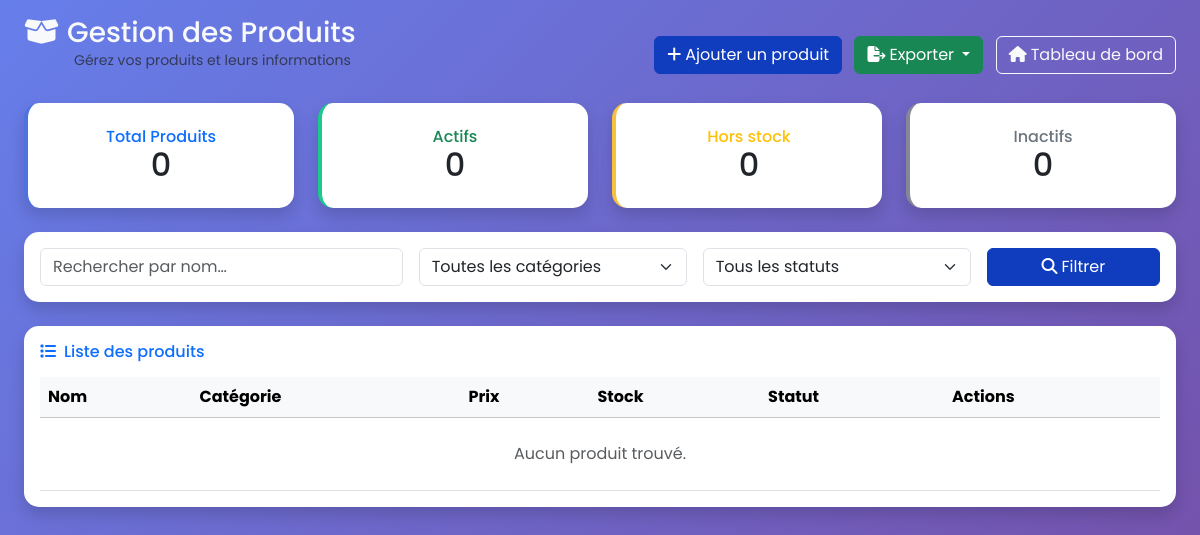
Before: /accounts/products/ (signed in) with the older database file.
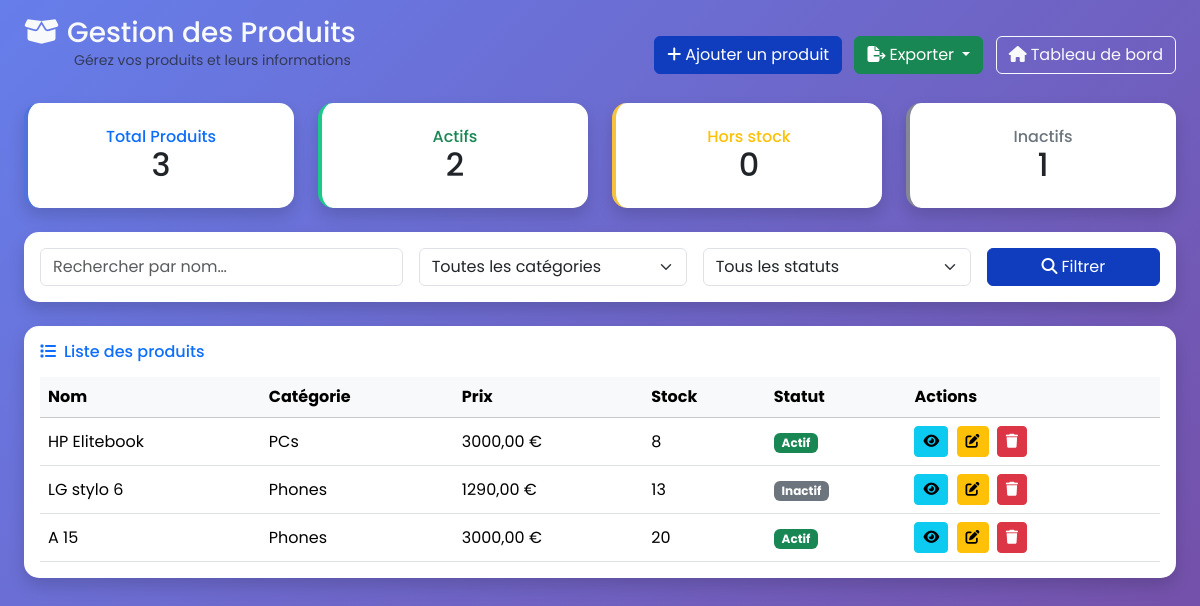
After: the same page with the newer database file.
### apps/core/models.py (models this page shows, shortened)
class Product(models.Model):
    class Status(models.TextChoices):
        ACTIVE = "ACTIVE", "Actif"
        INACTIVE = "INACTIVE", "Inactif"
        OUT_OF_STOCK = "OUT_OF_STOCK", "Rupture de stock"
    name = models.CharField(max_length=200, verbose_name="Nom du produit")
    category = models.ForeignKey(Category, on_delete=models.CASCADE, verbose_name="Catégorie")
    price = models.DecimalField(max_digits=10, decimal_places=2, verbose_name="Prix (€)")
    stock_quantity = models.PositiveIntegerField(default=0, verbose_name="Quantité en stock")
    description = models.TextField(blank=True, verbose_name="Description")
    status = models.CharField(max_length=20, choices=Status.choices, default=Status.ACTIVE, verbose_name="Statut")
    image = models.ImageField(upload_to='products/', blank=True, null=True, verbose_name="Image produit")
    created_at = models.DateTimeField(auto_now_add=True, verbose_name="Créé le")
    updated_at = models.DateTimeField(auto_now=True, verbose_name="Modifié le")
    class Meta:
        verbose_name = "Produit"
        verbose_name_plural = "Produits"
        ordering = ['name']

class Category(models.Model):
    name = models.CharField(max_length=100, unique=True, verbose_name="Nom de la catégorie")
    description = models.TextField(blank=True, verbose_name="Description")
    created_at = models.DateTimeField(auto_now_add=True, verbose_name="Créé le")
    class Meta:
        verbose_name = "Catégorie"
        verbose_name_plural = "Catégories"
        ordering = ['name']

### apps/accounts/views.py (the view)
# urls.py: path('products/',         views.ProductListView.as_view(),       name='product_list'),
class ProductListView(LoginRequiredMixin, AdminRequiredMixin, ListView):
    model = Product
    template_name = 'accounts/products/product_list.html'
    context_object_name = 'products'
    paginate_by = 15
    def get_queryset(self):
        qs = Product.objects.select_related('category').order_by('-created_at')
        self.form = ProductSearchForm(self.request.GET)
        if self.form.is_valid():
            search = self.form.cleaned_data.get('search', '')
            category = self.form.cleaned_data.get('category')
            status = self.form.cleaned_data.get('status')
            if search:
                qs = qs.filter(name__icontains=search)
            if category:
                qs = qs.filter(category=category)
            if status:
                qs = qs.filter(status=status)
        return qs
    def get_context_data(self, **kwargs):
        ctx = super().get_context_data(**kwargs)
        form = getattr(self, 'form', ProductSearchForm())
        qs = ctx['page_obj'].paginator.object_list
        ctx['search_form'] = form
        ctx['total'] = qs.count()
        if form.is_valid():
            ctx['search_filter'] = form.cleaned_data.get('search', '')
            ctx['category_filter'] = form.cleaned_data.get('category')
            ctx['status_filter'] = form.cleaned_data.get('status')
        else:
            ctx['search_filter'] = ''
            ctx['category_filter'] = None
            ctx['status_filter'] = None
        ctx['status_choices'] = Product.Status.choices
        ctx['active'] = qs.filter(status=Product.Status.ACTIVE).count()
        ctx['out_of_stock'] = qs.filter(status=Product.Status.OUT_OF_STOCK).count()
        ctx['inactive'] = qs.filter(status=Product.Status.INACTIVE).count()
        return ctx

### apps/accounts/forms.py
class ProductSearchForm(forms.Form):
    search = forms.CharField(
        required=False,
        widget=forms.TextInput(attrs={'class':'form-control','placeholder':'Rechercher produit…'}),
        label=""
    )
    category = forms.ModelChoiceField(
        queryset=Category.objects.all(),
        required=False,
        empty_label="Toutes les catégories",
        widget=forms.Select(attrs={'class':'form-select'})
    )
    status = forms.ChoiceField(
        required=False,
        choices=[('', 'Tous les statuts')] + list(Product.Status.choices),
        widget=forms.Select(attrs={'class':'form-select'})
    )

### apps/accounts/models.py (called while the page is built)
    def is_admin(self):
        return self.role == self.Role.ADMIN

### apps/accounts/views.py (called while the page is built)
    def test_func(self):
        return self.request.user.is_authenticated and self.request.user.is_admin()

### apps/accounts/templates/accounts/products/product_list.html (shortened to what the changed rows need)
{% extends 'base.html' %}
{% load crispy_forms_tags %}
{% block content %}
<div class="container-fluid px-4 mt-5">
<div class="d-flex justify-content-between align-items-center mb-4 product-header">
  <div class="header_titre">
    <h1 class="h3 mb-0 text-light">
      <i class="fas fa-box-open me-2 text-light"></i>Gestion des Produits
    </h1>
  </div>
</div>
  <div class="row mb-4">
    <div class="col-md-3">
      <div class="card border-left-primary shadow h-100 py-2">
        <div class="card-body text-center">
          <h6 class="text-primary mb-0">Total Produits</h6>
          <h2 class="mb-0">{{ total }}</h2>
        </div>
      </div>
    </div>
    <div class="col-md-3">
      <div class="card border-left-success shadow h-100 py-2">
        <div class="card-body text-center">
          <h6 class="text-success mb-0">Actifs</h6>
          <h2 class="mb-0">{{ active }}</h2>
        </div>
      </div>
    </div>
    <div class="col-md-3">
      <div class="card border-left-warning shadow h-100 py-2">
        <div class="card-body text-center">
          <h2 class="mb-0">{{ out_of_stock }}</h2>
        </div>
      </div>
    </div>
    <div class="col-md-3">
      <div class="card border-left-secondary shadow h-100 py-2">
        <div class="card-body text-center">
          <h6 class="text-secondary mb-0">Inactifs</h6>
          <h2 class="mb-0">{{ inactive }}</h2>
        </div>
      </div>
    </div>
  </div>
  <div class="card shadow mb-4">
    <div class="card-body text-primary">
      <div class="table-responsive">
        <table class="table table-hover align-middle mb-0">
          <thead class="table-light">
            <tr>
              <th>Nom</th>
              <th>Catégorie</th>
              <th>Prix</th>
              <th>Stock</th>
              <th>Statut</th>
              <th>Actions</th>
            </tr>
          </thead>
          <tbody>
            {% for product in products %}
              <tr>
                <td>{{ product.name }}</td>
                <td>{{ product.category.name }}</td>
                <td>{{ product.price }} €</td>
                <td>{{ product.stock_quantity }}</td>
                <td>
                  {% if product.status == 'ACTIVE' %}
                    <span class="badge bg-success">Actif</span>
                  {% elif product.status == 'OUT_OF_STOCK' %}
                    <span class="badge bg-warning">Rupture</span>
                  {% else %}
                    <span class="badge bg-secondary">Inactif</span>
                  {% endif %}
                </td>
                <td>
                  <a href="{% url 'accounts:product_detail' product.pk %}" class="btn btn-sm btn-info me-1">
                    <i class="fas fa-eye"></i>
                  </a>
                  <a href="{% url 'accounts:product_edit' product.pk %}" class="btn btn-sm btn-warning me-1">
                    <i class="fas fa-edit"></i>
                  </a>
                  <a href="{% url 'accounts:product_delete' product.pk %}" class="btn btn-sm btn-danger">
                    <i class="fas fa-trash"></i>
                  </a>
                </td>
              </tr>
            {% empty %}
              <tr>
                <td colspan="6" class="text-center py-4 text-muted">Aucun produit trouvé.</td>
              </tr>
            {% endfor %}
          </tbody>
        </table>
      </div>
    </div>
  </div>
</div>
{% endblock %}

Changed rows visible on the page:
added Product: name "HP Elitebook", category.name "PCs", price "3000,00", stock_quantity "8", status "Actif"
added Product: name "LG stylo 6", category.name "Phones", price "1290,00", stock_quantity "13", status "Inactif"
added Product: name "A 15", category.name "Phones", price "3000,00", stock_quantity "20", status "Actif"
Other visible differences:
{{ total }}: "0" → "3"
{{ active }}: "0" → "2"
{{ inactive }}: "0" → "1"
text no longer shown: "Aucun produit trouvé."
